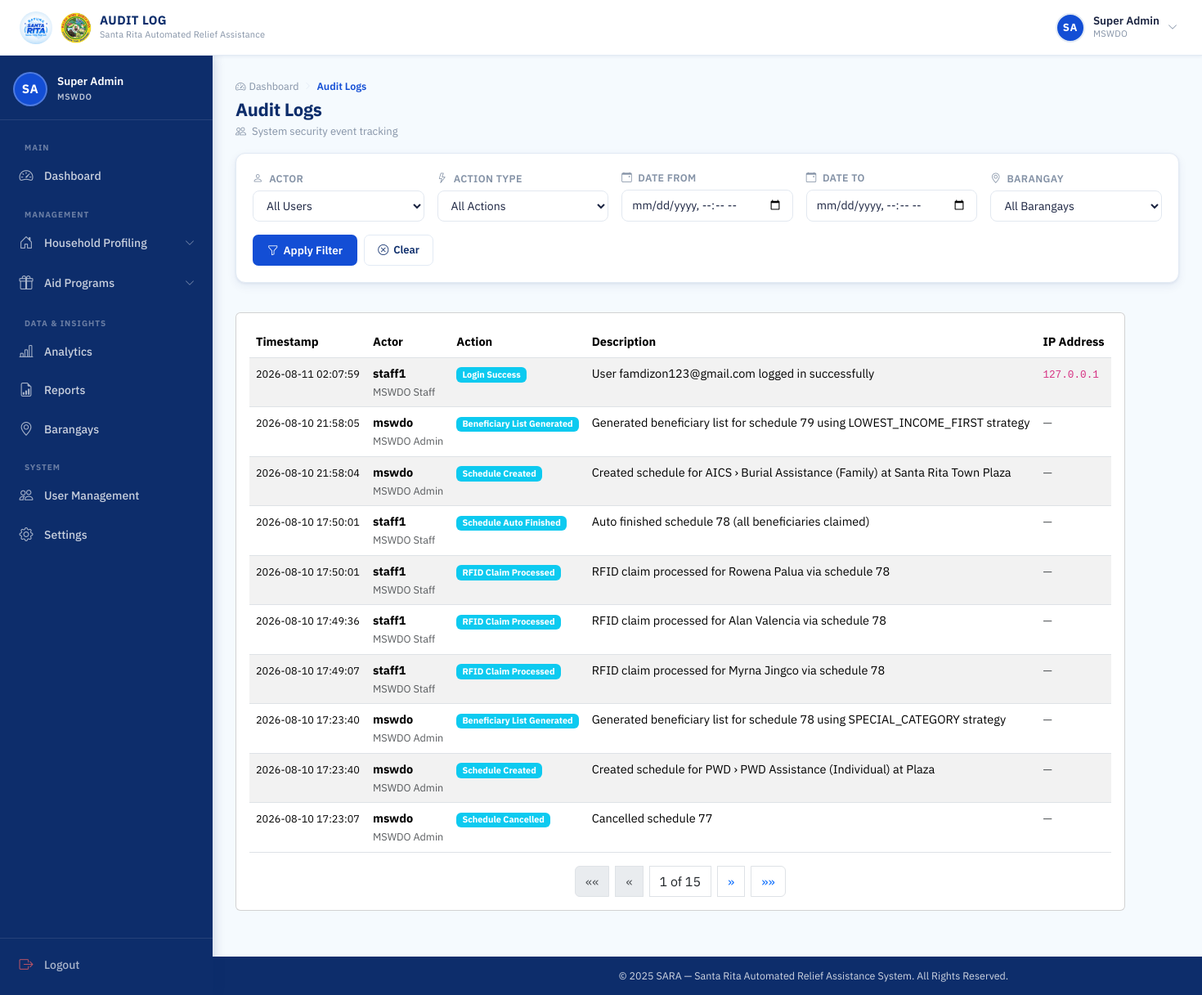
The page /mswdo/audit-log/ (signed in) on the database as committed earlier.
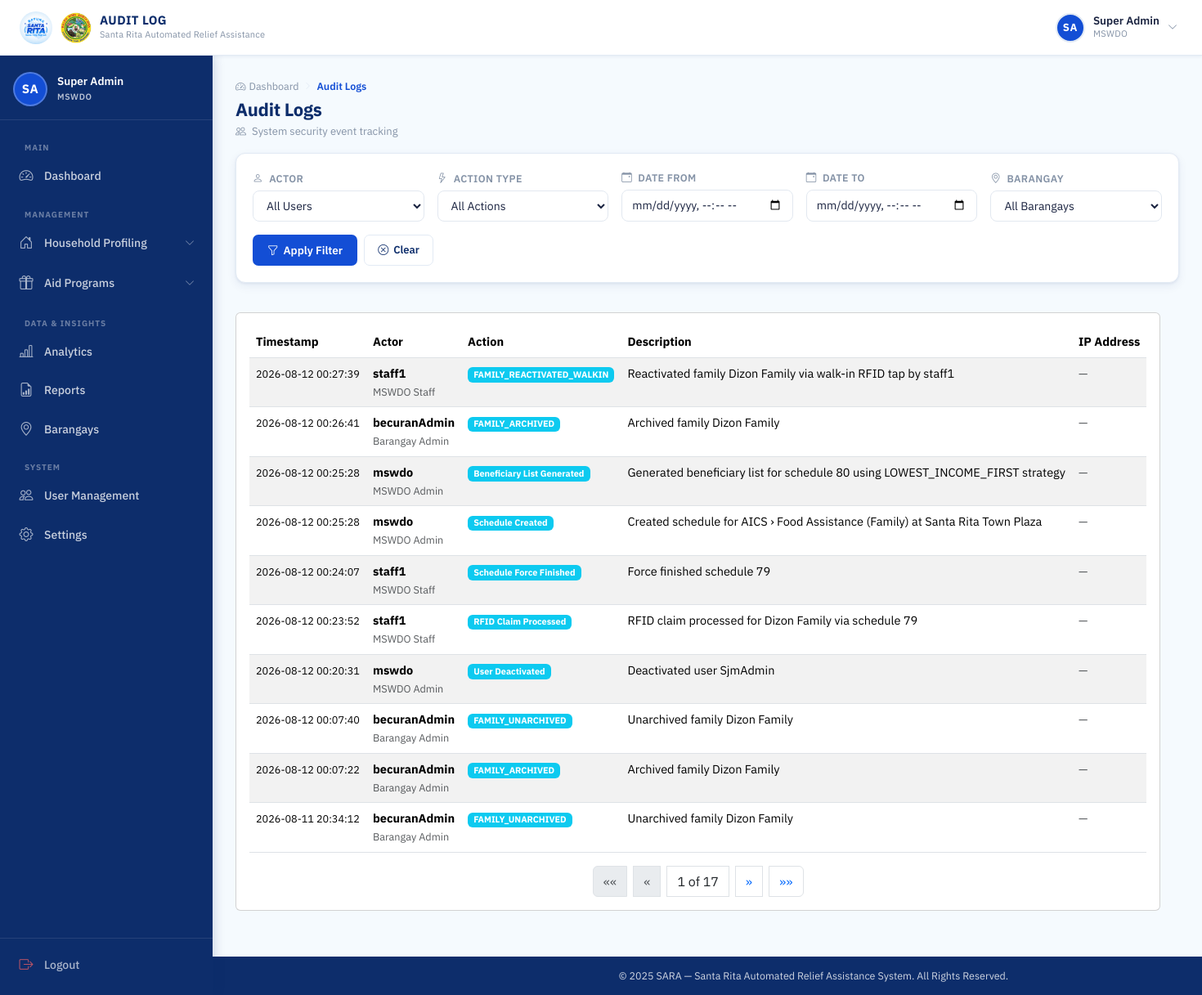
The same page on the database as committed later.
### core/models.py (models this page shows, shortened)
class AuditLog(models.Model):
    ACTION_TYPE_CHOICES = (
        ('LOGIN_SUCCESS', 'Login Success'),
        ('LOGIN_FAILURE', 'Login Failure'),
        ('LOGOUT', 'Logout'),
        ('OTP_SUCCESS', 'OTP Verification Success'),
        ('OTP_FAILURE', 'OTP Verification Failure'),
        ('USER_CREATED', 'User Created'),
        ('USER_ACTIVATED', 'User Activated'),
        ('USER_DEACTIVATED', 'User Deactivated'),
        ('USER_ROLE_CHANGED', 'User Role Changed'),
        ('USER_BARANGAY_CHANGED', 'User Barangay Assignment Changed'),
        ('SCHEDULE_CREATED', 'Schedule Created'),
        ('SCHEDULE_EDITED', 'Schedule Edited'),
        ('SCHEDULE_CANCELLED', 'Schedule Cancelled'),
        ('SCHEDULE_FORCE_FINISHED', 'Schedule Force Finished'),
        ('SCHEDULE_AUTO_FINISHED', 'Schedule Auto Finished'),
        ('BENEFICIARY_LIST_GENERATED', 'Beneficiary List Generated'),
        ('BENEFICIARY_MANUAL_ADD', 'Beneficiary Manual Override Add'),
        ('BENEFICIARY_MANUAL_REMOVE', 'Beneficiary Manual Override Remove'),
        ('CLAIM_RFID', 'RFID Claim Processed'),
        ('CLAIM_WALKIN', 'Walk-in Claim Processed'),
        ('ACCESS_DENIED_SCAN', 'Access Denied - Scan RFID'),
        ('ACCESS_DENIED_BENEFICIARY', 'Access Denied - Beneficiary List'),
        ('ACCESS_DENIED_SEARCH', 'Access Denied - Search Eligible'),
        ('ACCESS_DENIED_FINISH', 'Access Denied - Finish Distribution'),
        ('REPORT_GENERATED', 'Report Generated'),
    )
    actor = models.ForeignKey(
        settings.AUTH_USER_MODEL,
        on_delete=models.SET_NULL,
        null=True,
        blank=True,
        related_name='audit_logs',
        help_text="User who performed the action (null for anonymous failed login attempts)"
    )
    action_type = models.CharField(
        max_length=50,
        choices=ACTION_TYPE_CHOICES,
        db_index=True
    )
    content_type = models.ForeignKey(ContentType, on_delete=models.CASCADE, null=True, blank=True)
    object_id = models.PositiveIntegerField(null=True, blank=True)
    target = GenericForeignKey('content_type', 'object_id')
    description = models.TextField(
        help_text="Human-readable description of the action (do not include sensitive values like passwords/OTPs)"
    )
    ip_address = models.GenericIPAddressField(null=True, blank=True)
    created_at = models.DateTimeField(auto_now_add=True, db_index=True)
    class Meta:
        ordering = ['-created_at']
        indexes = [
            models.Index(fields=['action_type', 'created_at']),
            models.Index(fields=['actor', 'created_at']),
        ]

### accounts/models.py (models this page shows, shortened)
class User(AbstractUser):
    ROLE_CHOICES = (
        ('MSWDO', 'MSWDO Admin'),
        ('MSWDO_STAFF', 'MSWDO Staff'),
        ('BARANGAY', 'Barangay Admin'),
    )
    email = models.EmailField(unique=True)
    role = models.CharField(max_length=20, choices=ROLE_CHOICES)
    barangay = models.ForeignKey(
        'Barangay', on_delete=models.SET_NULL, blank=True, null=True, related_name='users'
    )
    is_active = models.BooleanField(default=True)
    middle_name = models.CharField(max_length=150, blank=True)
    suffix = models.CharField(max_length=10, blank=True, null=True)
    position = models.CharField(max_length=100, blank=True)
    birth_place = models.CharField(max_length=200, blank=True)
    CIVIL_STATUS_CHOICES = (
        ('SINGLE', 'Single'),
        ('MARRIED', 'Married'),
        ('WIDOWED', 'Widowed'),
        ('SEPARATED', 'Separated'),
        ('ANNULLED', 'Annulled'),
    )
    civil_status = models.CharField(max_length=20, choices=CIVIL_STATUS_CHOICES, blank=True)
    citizenship = models.CharField(max_length=100, blank=True, default='Filipino')
    must_change_password = models.BooleanField(default=False)
    SEX_CHOICES = (
        ('M', 'Male'),
        ('F', 'Female'),
    )
    sex = models.CharField(max_length=1, choices=SEX_CHOICES, blank=True)
    birthdate = models.DateField(blank=True, null=True)
    contact_number = models.CharField(
        max_length=13,
        blank=True,
        validators=[
            RegexValidator(
                regex=r'^(09|\+639)\d{9}$',
                message="Phone number must be entered in the format: '09XXXXXXXXX' or '+639XXXXXXXXX'."
            )
        ]
    )
    profile_image = models.ImageField(upload_to=user_profile_image_path, blank=True, null=True)

### core/views.py (the view, shortened to what this page needs)
# urls.py: path('mswdo/audit-log/', views.audit_log_view, name='audit_log'),
@login_required(login_url='login')
@session_protected
def audit_log_view(request):
    if request.user.role != 'MSWDO':
        return HttpResponseForbidden("Access Denied")
    logs = AuditLog.objects.select_related('actor').all()
    actor_filter = request.GET.get('actor')
    action_type_filter = request.GET.get('action_type')
    date_from = request.GET.get('date_from')
    date_to = request.GET.get('date_to')
    barangay_filter = request.GET.get('barangay')
    if actor_filter:
        logs = logs.filter(actor_id=actor_filter)
    if action_type_filter:
        logs = logs.filter(action_type=action_type_filter)
    logs = logs.order_by('-created_at')
    paginator = Paginator(logs, 10)
    page_number = request.GET.get('page', 1)
    page_obj = paginator.get_page(page_number)
    users = User.objects.filter(role__in=['MSWDO', 'MSWDO_STAFF', 'BARANGAY']).order_by('username')
    action_types = AuditLog.ACTION_TYPE_CHOICES
    barangays = Barangay.objects.all().order_by('name')
    return render(request, 'core/audit_log.html', {
        'page_obj': page_obj,
        'users': users,
        'action_types': action_types,
        'barangays': barangays,
        'selected_actor': actor_filter,
        'selected_action_type': action_type_filter,
        'selected_date_from': date_from,
        'selected_date_to': date_to,
        'selected_barangay': barangay_filter,
    })

### accounts/context_processors.py (called while the page is built)
def auth_required(request):
    return {
        'requires_auth': request.user.is_authenticated
    }

### core/templates/core/audit_log.html (shortened to what the changed rows need)
{% extends 'base.html' %}
{% load static %}
{% block css %}
<link rel="stylesheet" href="{% static 'css/mswdo_dashboard.css' %}">
<link rel="stylesheet" href="{% static 'css/barangay_accounts.css' %}">
<link rel="stylesheet" href="{% static 'css/scan_rfid.css' %}">
<link rel="stylesheet" href="{% static 'css/register_rfid.css' %}">
{% endblock %}
{% block content %}
<div class="dash-page-header">
  <div>
    <h1 class="dash-page-title">Audit Logs</h1>
  </div>
<div class="card">
  <div class="card-body">
    {% if page_obj %}
    <div class="table-responsive">
      <table class="table table-striped table-hover">
        <thead>
          <tr>
            <th>Timestamp</th>
            <th>Actor</th>
            <th>Action</th>
            <th>Description</th>
            <th>IP Address</th>
          </tr>
        </thead>
        <tbody>
          {% for log in page_obj %}
          <tr>
            <td>
              <small>{{ log.created_at|date:"Y-m-d H:i:s" }}</small>
            </td>
            <td>
              {% if log.actor %}
                <strong>{{ log.actor.username }}</strong>
                <br>
                <small class="text-muted">{{ log.actor.get_role_display }}</small>
              {% else %}
                <span class="text-muted">Anonymous/System</span>
              {% endif %}
            </td>
            <td>
              <span class="badge bg-info">{{ log.get_action_type_display }}</span>
            </td>
            <td>{{ log.description }}</td>
            <td>
              {% if log.ip_address %}
                <code>{{ log.ip_address }}</code>
              {% else %}
                <span class="text-muted">—</span>
              {% endif %}
            </td>
          </tr>
          {% endfor %}
        </tbody>
      </table>
    </div>
    {% if page_obj.has_other_pages %}
    <nav aria-label="Page navigation">
      <ul class="pagination justify-content-center" style="gap: 8px;">
        {% if page_obj.has_previous %}
        <li class="page-item">
          <a class="page-link pagination-btn" data-page="1" href="?page=1{% if selected_actor %}&actor={{ selected_actor }}{% endif %}{% if selected_action_type %}&action_type={{ selected_action_type }}{% endif %}{% if selected_date_from %}&date_from={{ selected_date_from }}{% endif %}{% if selected_date_to %}&date_to={{ selected_date_to }}{% endif %}{% if selected_barangay %}&barangay={{ selected_barangay }}{% endif %}">&laquo;&laquo;</a>
        </li>
        <li class="page-item">
          <a class="page-link pagination-btn" data-page="{{ page_obj.previous_page_number }}" href="?page={{ page_obj.previous_page_number }}{% if selected_actor %}&actor={{ selected_actor }}{% endif %}{% if selected_action_type %}&action_type={{ selected_action_type }}{% endif %}{% if selected_date_from %}&date_from={{ selected_date_from }}{% endif %}{% if selected_date_to %}&date_to={{ selected_date_to }}{% endif %}{% if selected_barangay %}&barangay={{ selected_barangay }}{% endif %}">&laquo;</a>
        </li>
        {% else %}
        <li class="page-item disabled"><span class="page-link">&laquo;&laquo;</span></li>
        <li class="page-item disabled"><span class="page-link">&laquo;</span></li>
        {% endif %}
        <li class="page-item">
          <span class="page-link" style="background: none; border: 1px solid #dee2e6; color: #212529;">{{ page_obj.number }} of {{ page_obj.paginator.num_pages }}</span>
        </li>
        {% if page_obj.has_next %}
        <li class="page-item">
          <a class="page-link pagination-btn" data-page="{{ page_obj.next_page_number }}" href="?page={{ page_obj.next_page_number }}">&raquo;</a>
        </li>
        <li class="page-item">
          <a class="page-link pagination-btn" data-page="{{ page_obj.paginator.num_pages }}" href="?page={{ page_obj.paginator.num_pages }}">&raquo;&raquo;</a>
        </li>
        {% else %}
        <li class="page-item disabled"><span class="page-link">&raquo;</span></li>
        <li class="page-item disabled"><span class="page-link">&raquo;&raquo;</span></li>
        {% endif %}
      </ul>
    </nav>
    {% endif %}
    {% else %}
    <div class="text-center py-5">
      <i class="bi bi-inbox fs-1 text-muted"></i>
      <p class="text-muted mt-3">No audit log entries found matching your filters.</p>
    </div>
    {% endif %}
  </div>
</div>
{% endblock %}

Rows that differ between the two databases and show on the page:
no longer on this page (row unchanged): AuditLog: created_at "2026-08-11 02:07:59", actor.username "staff1", actor.role "MSWDO Staff", action_type "Login Success", description "User famdizon123@gmail.com logged in successfully", ip_address "127.0.0.1"
no longer on this page (row unchanged): AuditLog: created_at "2026-08-10 21:58:05", actor.username "mswdo", actor.role "MSWDO Admin", action_type "Beneficiary List Generated", description "Generated beneficiary list for schedule 79 using LOWEST_INCOME_FIRST strategy"
no longer on this page (row unchanged): AuditLog: created_at "2026-08-10 21:58:04", actor.username "mswdo", actor.role "MSWDO Admin", action_type "Schedule Created", description "Created schedule for AICS › Burial Assistance (Family) at Santa Rita Town Plaza"
no longer on this page (row unchanged): AuditLog: created_at "2026-08-10 17:50:01", actor.username "staff1", actor.role "MSWDO Staff", action_type "Schedule Auto Finished", description "Auto finished schedule 78 (all beneficiaries claimed)"
no longer on this page (row unchanged): AuditLog: created_at "2026-08-10 17:50:01", actor.username "staff1", actor.role "MSWDO Staff", action_type "RFID Claim Processed", description "RFID claim processed for Rowena Palua via schedule 78"
no longer on this page (row unchanged): AuditLog: created_at "2026-08-10 17:49:36", actor.username "staff1", actor.role "MSWDO Staff", action_type "RFID Claim Processed", description "RFID claim processed for Alan Valencia via schedule 78"
no longer on this page (row unchanged): AuditLog: created_at "2026-08-10 17:49:07", actor.username "staff1", actor.role "MSWDO Staff", action_type "RFID Claim Processed", description "RFID claim processed for Myrna Jingco via schedule 78"
no longer on this page (row unchanged): AuditLog: created_at "2026-08-10 17:23:40", actor.username "mswdo", actor.role "MSWDO Admin", action_type "Beneficiary List Generated", description "Generated beneficiary list for schedule 78 using SPECIAL_CATEGORY strategy"
no longer on this page (row unchanged): AuditLog: created_at "2026-08-10 17:23:40", actor.username "mswdo", actor.role "MSWDO Admin", action_type "Schedule Created", description "Created schedule for PWD › PWD Assistance (Individual) at Plaza"
no longer on this page (row unchanged): AuditLog: created_at "2026-08-10 17:23:07", actor.username "mswdo", actor.role "MSWDO Admin", action_type "Schedule Cancelled", description "Cancelled schedule 77"
added AuditLog: created_at "2026-08-12 00:27:39", actor.username "staff1", actor.role "MSWDO Staff", action_type "FAMILY_REACTIVATED_WALKIN", description "Reactivated family Dizon Family via walk-in RFID tap by staff1"
added AuditLog: created_at "2026-08-12 00:26:41", actor.username "becuranAdmin", actor.role "Barangay Admin", action_type "FAMILY_ARCHIVED", description "Archived family Dizon Family"
added AuditLog: created_at "2026-08-12 00:25:28", actor.username "mswdo", actor.role "MSWDO Admin", action_type "Beneficiary List Generated", description "Generated beneficiary list for schedule 80 using LOWEST_INCOME_FIRST strategy"
added AuditLog: created_at "2026-08-12 00:25:28", actor.username "mswdo", actor.role "MSWDO Admin", action_type "Schedule Created", description "Created schedule for AICS › Food Assistance (Family) at Santa Rita Town Plaza"
added AuditLog: created_at "2026-08-12 00:24:07", actor.username "staff1", actor.role "MSWDO Staff", action_type "Schedule Force Finished", description "Force finished schedule 79"
added AuditLog: created_at "2026-08-12 00:23:52", actor.username "staff1", actor.role "MSWDO Staff", action_type "RFID Claim Processed", description "RFID claim processed for Dizon Family via schedule 79"
added AuditLog: created_at "2026-08-12 00:20:31", actor.username "mswdo", actor.role "MSWDO Admin", action_type "User Deactivated", description "Deactivated user SjmAdmin"
added AuditLog: created_at "2026-08-12 00:07:40", actor.username "becuranAdmin", actor.role "Barangay Admin", action_type "FAMILY_UNARCHIVED", description "Unarchived family Dizon Family"
added AuditLog: created_at "2026-08-12 00:07:22", actor.username "becuranAdmin", actor.role "Barangay Admin", action_type "FAMILY_ARCHIVED", description "Archived family Dizon Family"
added AuditLog: created_at "2026-08-11 20:34:12", actor.username "becuranAdmin", actor.role "Barangay Admin", action_type "FAMILY_UNARCHIVED", description "Unarchived family Dizon Family"
Other text that changed with them:
{{ page_obj.paginator.num_pages }}: "15" → "17"
